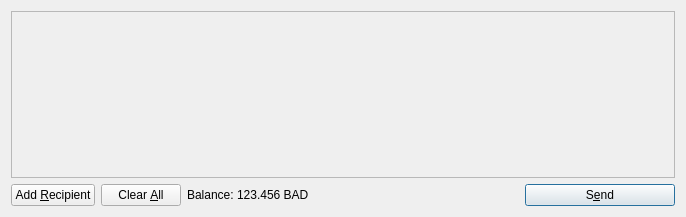
<?xml version="1.0" encoding="UTF-8"?>
<ui version="4.0">
 <class>SendCoinsDialog</class>
 <widget class="QDialog" name="SendCoinsDialog">
  <property name="geometry">
   <rect>
    <x>0</x>
    <y>0</y>
    <width>686</width>
    <height>217</height>
   </rect>
  </property>
  <property name="windowTitle">
   <string>Send Coins</string>
  </property>
  <layout class="QVBoxLayout" name="verticalLayout">
   <item>
    <widget class="QScrollArea" name="scrollArea">
     <property name="widgetResizable">
      <bool>true</bool>
     </property>
     <widget class="QWidget" name="scrollAreaWidgetContents">
      <property name="geometry">
       <rect>
        <x>0</x>
        <y>0</y>
        <width>666</width>
        <height>165</height>
       </rect>
      </property>
      <layout class="QVBoxLayout" name="verticalLayout_2">
       <property name="margin">
        <number>0</number>
       </property>
       <item>
        <layout class="QVBoxLayout" name="entries">
         <property name="spacing">
          <number>6</number>
         </property>
        </layout>
       </item>
       <item>
        <spacer name="verticalSpacer">
         <property name="orientation">
          <enum>Qt::Vertical</enum>
         </property>
         <property name="sizeHint" stdset="0">
          <size>
           <width>20</width>
           <height>40</height>
          </size>
         </property>
        </spacer>
       </item>
      </layout>
     </widget>
    </widget>
   </item>
   <item>
    <layout class="QHBoxLayout" name="horizontalLayout">
     <item>
      <widget class="QPushButton" name="addButton">
       <property name="toolTip">
        <string>Send to multiple recipients at once</string>
       </property>
       <property name="text">
        <string>Add &amp;Recipient</string>
       </property>
       <property name="icon">
        <iconset resource="../bitcoin.qrc">
         <normaloff>:/icons/add</normaloff>:/icons/add</iconset>
       </property>
       <property name="autoDefault">
        <bool>false</bool>
       </property>
      </widget>
     </item>
     <item>
      <widget class="QPushButton" name="clearButton">
       <property name="sizePolicy">
        <sizepolicy hsizetype="Minimum" vsizetype="Fixed">
         <horstretch>0</horstretch>
         <verstretch>0</verstretch>
        </sizepolicy>
       </property>
       <property name="toolTip">
        <string>Remove all transaction fields</string>
       </property>
       <property name="text">
        <string>Clear &amp;All</string>
       </property>
       <property name="icon">
        <iconset resource="../bitcoin.qrc">
         <normaloff>:/icons/remove</normaloff>:/icons/remove</iconset>
       </property>
       <property name="autoRepeatDelay">
        <number>300</number>
       </property>
       <property name="autoDefault">
        <bool>false</bool>
       </property>
      </widget>
     </item>
     <item>
      <layout class="QHBoxLayout" name="horizontalLayout_2">
       <property name="spacing">
        <number>3</number>
       </property>
       <item>
        <widget class="QLabel" name="label">
         <property name="text">
          <string>Balance:</string>
         </property>
        </widget>
       </item>
       <item>
        <widget class="QLabel" name="labelBalance">
         <property name="cursor">
          <cursorShape>IBeamCursor</cursorShape>
         </property>
         <property name="text">
          <string>123.456 BAD</string>
         </property>
         <property name="textInteractionFlags">
          <set>Qt::LinksAccessibleByMouse|Qt::TextSelectableByKeyboard|Qt::TextSelectableByMouse</set>
         </property>
        </widget>
       </item>
      </layout>
     </item>
     <item>
      <spacer name="horizontalSpacer">
       <property name="orientation">
        <enum>Qt::Horizontal</enum>
       </property>
       <property name="sizeHint" stdset="0">
        <size>
         <width>40</width>
         <height>20</height>
        </size>
       </property>
      </spacer>
     </item>
     <item>
      <widget class="QPushButton" name="sendButton">
       <property name="minimumSize">
        <size>
         <width>150</width>
         <height>0</height>
        </size>
       </property>
       <property name="toolTip">
        <string>Confirm the send action</string>
       </property>
       <property name="text">
        <string>S&amp;end</string>
       </property>
       <property name="icon">
        <iconset resource="../bitcoin.qrc">
         <normaloff>:/icons/send</normaloff>:/icons/send</iconset>
       </property>
       <property name="default">
        <bool>true</bool>
       </property>
      </widget>
     </item>
    </layout>
   </item>
  </layout>
 </widget>
 <resources>
  <include location="../bitcoin.qrc"/>
 </resources>
 <connections/>
</ui>
